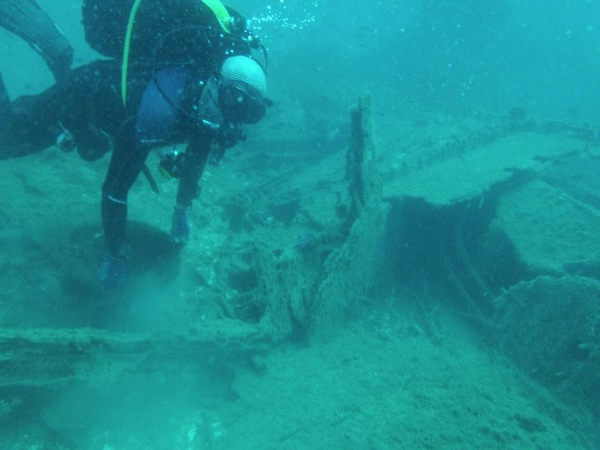
%> input picture test (1).jpg, 1200 x 900 px (shown at 1/2 size)
$ octave --eval "result = pyr_expand(imread('test (1).jpg'));"   (GNU Octave 9; MATLAB toolbox functions it lacks are replaced by stand-ins)
%> lines starting %> are read from the running program, lines starting %| are printed output that depends on the picture

function imgout = pyr_expand(img)

%% Authors       : Shahryar Ebrahimi      &   Mohsen Keshtkar
%% S.N.          : 810196093              &   810196291
%% Mail          : shr.ebrahimi@ut.ac.ir  &   mohsen.keshtkar@ut.ac.ir
%% Course Title  : Digital Image Processing (DIP)
%% Paper Title   : Color Balance and Fusion for Underwater Image Enhancement
%% Date Modified : Monday, June 11, 2018
%%
%% Description   :

%   PYR_EXPAND  Image pyramid expansion
%   B = PYR_EXPAND( A )  If A is M-by-N, then the size of B
%	is (2*M-1)-by-(2*N-1). Support gray or rgb image.
%	B will be transformed to double class.

kw      = 5;                                       % default kernel width
cw      = 0.375;                                   % kernel centre weight, same as MATLAB func impyramid. 0.6 in the Paper
ker1d   = [.25-cw/2 .25 cw .25 .25-cw/2];
kernel  = kron(ker1d,ker1d')*4;

% expand [a] to [A00 A01;A10 A11] with 4 kernels

ker00   = kernel(1:2:kw,1:2:kw); % 3*3
ker01   = kernel(1:2:kw,2:2:kw); % 3*2
ker10   = kernel(2:2:kw,1:2:kw); % 2*3
ker11   = kernel(2:2:kw,2:2:kw); % 2*2

img     = im2double(img);
sz      = size(img(:,:,1));
%> sz = [900 1200]
osz     = sz*2-1;
%> osz = [1799 2399]
imgout  = zeros(osz(1),osz(2),size(img,3));
%> imgout: size 1799x2399x3 double; every value is 0

for p   = 1:size(img,3)

	img1 = img(:,:,p);

	img1ph = padarray(img1,[0 1],'replicate','both'); % horizontally padded
	img1pv = padarray(img1,[1 0],'replicate','both'); % vertically padded

	img00 = imfilter(img1,ker00,'replicate','same');
	img01 = conv2(img1pv,ker01, 'valid');              % imfilter doesn't support 'valid'
	img10 = conv2(img1ph,ker10, 'valid');
	img11 = conv2(img1,ker11,   'valid');

	imgout(1:2:osz(1),1:2:osz(2),p) = img00;
	imgout(2:2:osz(1),1:2:osz(2),p) = img10;
	imgout(1:2:osz(1),2:2:osz(2),p) = img01;
	imgout(2:2:osz(1),2:2:osz(2),p) = img11;

end
%> this loop made 3 passes
%> pass 1, in pyr_expand, `img1 = img(:,:,p);`:
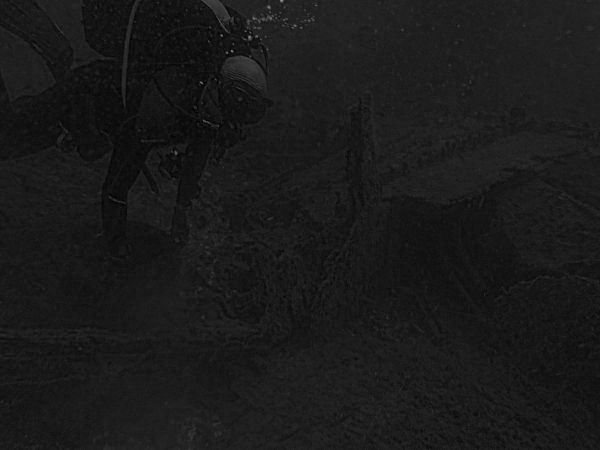
%> img1: size 900x1200 double (shown at 1/2 size); min 0, max 0.62, mean 0.102

end

$ run again, on test (2).jpg
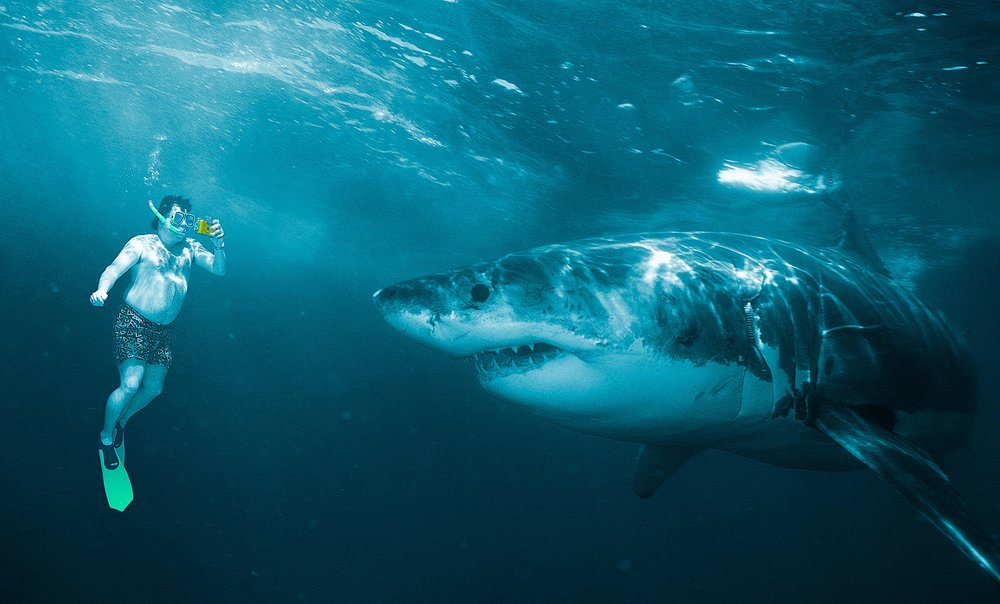
%> input picture test (2).jpg, 1000 x 604 px
%> sz = [604 1000]
%> osz = [1207 1999]
%> the loop in pyr_expand, `for p   = 1:size(img,3)` made 3 passes
%> pass 1, in pyr_expand, `img1 = img(:,:,p);`:
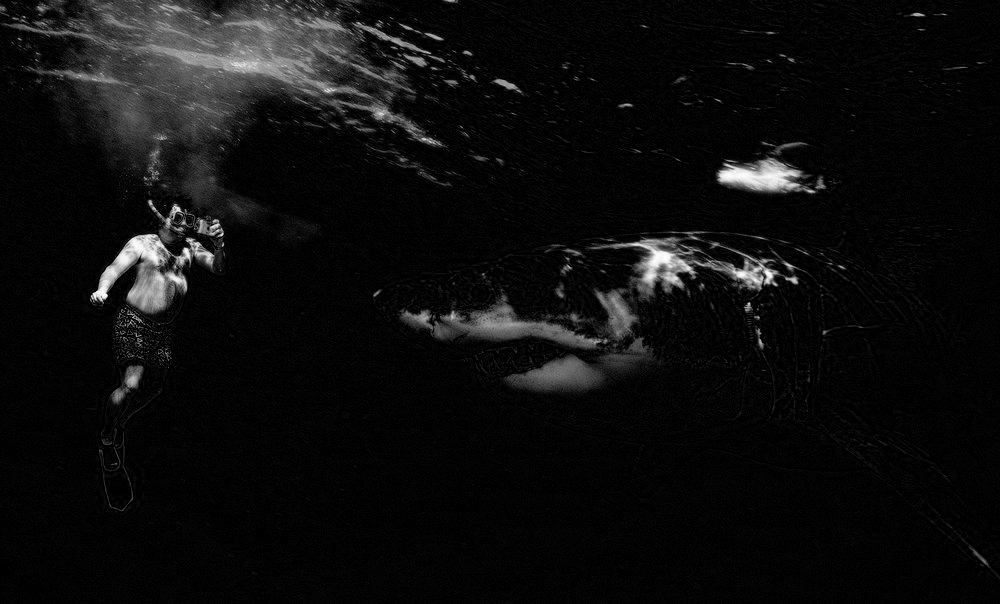
%> img1: size 604x1000 double; min 0, max 1, mean 0.0525

$ run again, on test (3).jpg
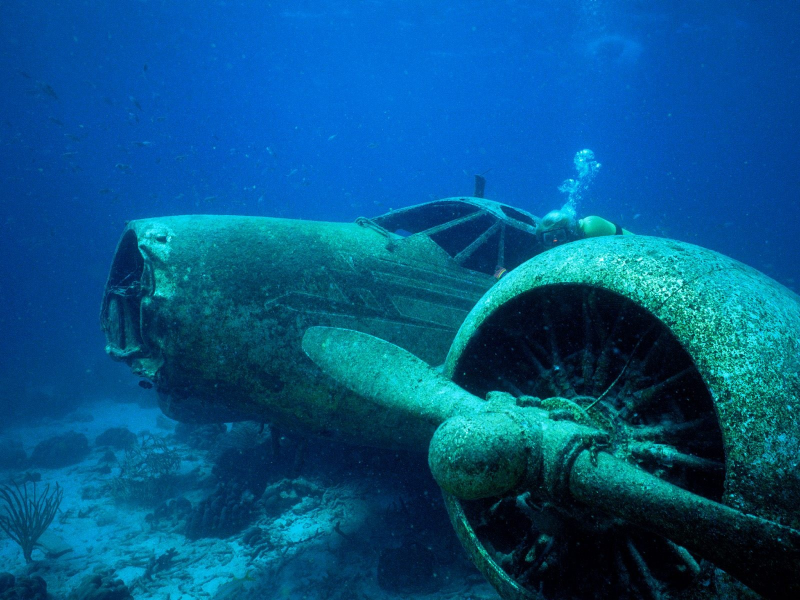
%> input picture test (3).jpg, 1600 x 1200 px (shown at 1/2 size)
%> sz = [1200 1600]
%> osz = [2399 3199]
%> the loop in pyr_expand, `for p   = 1:size(img,3)` made 3 passes
%> pass 1, in pyr_expand, `img1 = img(:,:,p);`:
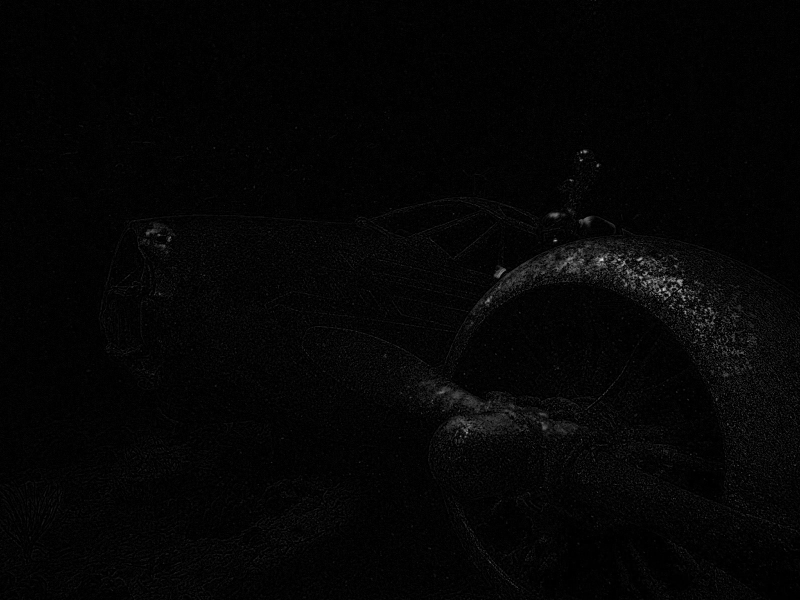
%> img1: size 1200x1600 double (shown at 1/2 size); min 0, max 0.91, mean 0.0186

$ run again, on test (4).jpg
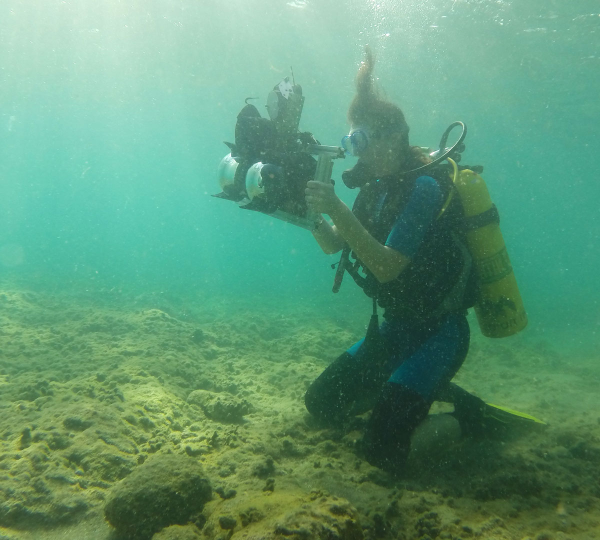
%> input picture test (4).jpg, 1200 x 1080 px (shown at 1/2 size)
%> sz = [1080 1200]
%> osz = [2159 2399]
%> the loop in pyr_expand, `for p   = 1:size(img,3)` made 3 passes
%> pass 1, in pyr_expand, `img1 = img(:,:,p);`:
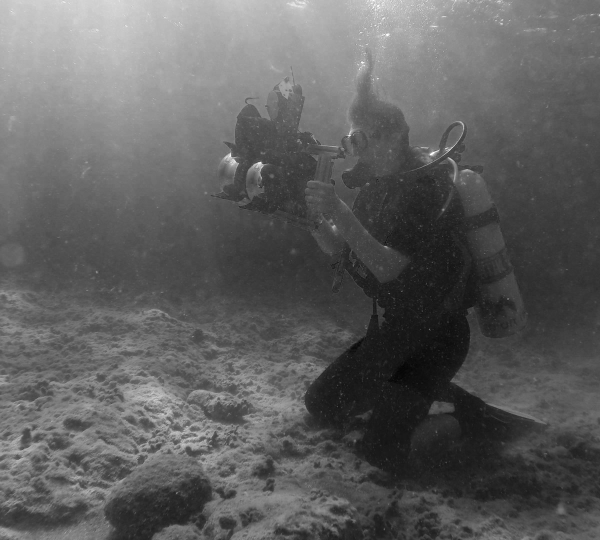
%> img1: size 1080x1200 double (shown at 1/2 size); min 0, max 1, mean 0.374
